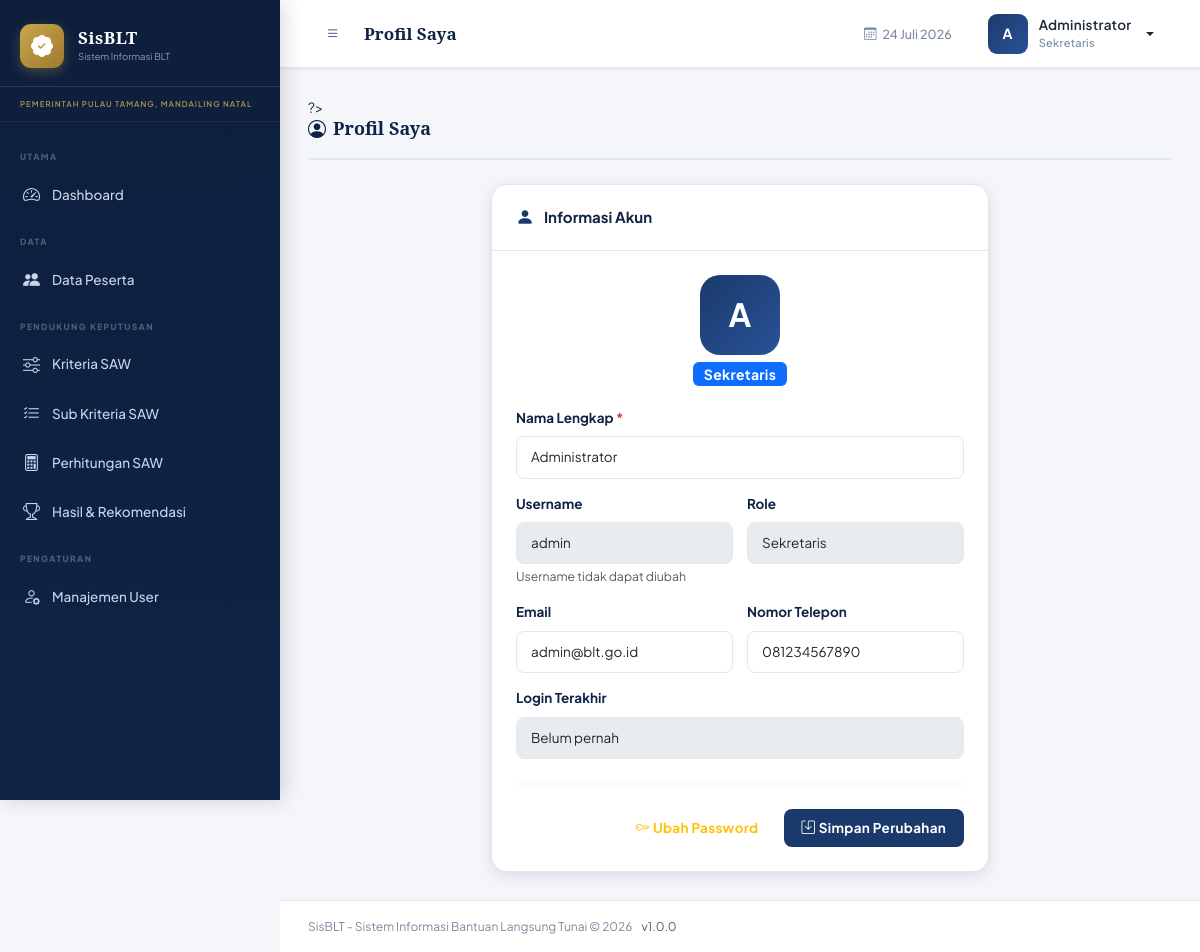
Page /pages/profil.php (signed in) on the committed database.
### tables this page shows
CREATE TABLE users (
    id INT AUTO_INCREMENT PRIMARY KEY,
    nama VARCHAR(100) NOT NULL,
    username VARCHAR(50) NOT NULL UNIQUE,
    password VARCHAR(255) NOT NULL,
    role ENUM('admin', 'atasan', 'sekretaris') NOT NULL DEFAULT 'sekretaris',
    email VARCHAR(100),
    telepon VARCHAR(20),
    foto VARCHAR(255) DEFAULT NULL,
    status ENUM('aktif', 'nonaktif') DEFAULT 'aktif',
    last_login DATETIME DEFAULT NULL,
    created_at TIMESTAMP DEFAULT CURRENT_TIMESTAMP,
    updated_at TIMESTAMP DEFAULT CURRENT_TIMESTAMP ON UPDATE CURRENT_TIMESTAMP,
    KEY idx_username (username),
    KEY idx_role (role),
    KEY idx_status (status)
);

### includes/functions.php (called while the page is built, shortened)
<?php
function getDB() {
    static $conn = null;
    if ($conn === null) {
        $conn = new mysqli(DB_HOST, DB_USER, DB_PASS, DB_NAME);
        $conn->set_charset(DB_CHARSET);
    }
    return $conn;
}
function isLoggedIn() {
    return isset($_SESSION['user_id']) && !empty($_SESSION['user_id']);
}
function getCurrentUser() {
    return [
        'id'    => $_SESSION['user_id'],
        'nama'  => $_SESSION['user_nama'],
        'role'  => $_SESSION['user_role'],
        'username' => $_SESSION['user_username'],
    ];
}
function getRoleLabel($role) {
    $labels = [
        'admin'      => 'Sekretaris',
        'atasan'     => 'Kepala Desa',
        'sekretaris' => 'Sekretaris',
    ];
    return $labels[$role] ?? ucfirst($role);
}
function dbQuery($sql, $params = [], $types = '') {
    $db = getDB();
    $stmt = $db->prepare($sql);
    if ($params) {
        if (!$types) {
            $types = str_repeat('s', count($params));
        }
        $stmt->bind_param($types, ...$params);
    }
    $stmt->execute();
    return $stmt;
}
function dbFetchOne($sql, $params = [], $types = '') {
    $stmt = dbQuery($sql, $params, $types);
    $result = $stmt->get_result();
    return $result->fetch_assoc();
}
function formatTanggal($date, $withTime = false) {
    $bulan = ['', 'Januari', 'Februari', 'Maret', 'April', 'Mei', 'Juni',
              'Juli', 'Agustus', 'September', 'Oktober', 'November', 'Desember'];
    $ts = strtotime($date);
    $d = date('d', $ts);
    $m = $bulan[(int)date('m', $ts)];
    $y = date('Y', $ts);
    $result = "$d $m $y";
    return $result;
}
function sanitize($str) {
    return htmlspecialchars(trim($str ?? ''), ENT_QUOTES, 'UTF-8');
}

### pages/profil.php (the view, shortened to what this page needs)
<?php
require_once '../includes/functions.php';
$currentUser = getCurrentUser();
$user = dbFetchOne("SELECT * FROM users WHERE id=?", [$currentUser['id']]);
$pageTitle = 'Profil Saya';
require_once '../includes/header.php';
?>
?>
<div class="page-header">
    <h5><i class="bi bi-person-circle me-2"></i>Profil Saya</h5>
</div>
<div class="row g-3 justify-content-center">
    <div class="col-md-7">
        <div class="card">
            <div class="card-header"><i class="bi bi-person-fill"></i> Informasi Akun</div>
            <div class="card-body">
                <div class="text-center mb-4">
                    <div style="width:80px;height:80px;background:linear-gradient(135deg,var(--primary),var(--primary-light));border-radius:20px;display:inline-grid;place-items:center;font-size:32px;font-weight:700;color:#fff;">
                        <?= strtoupper(substr($user['nama'], 0, 1)) ?>
                    </div>
                    <div class="mt-2">
                        <span class="badge bg-primary fs-6"><?= getRoleLabel($user['role']) ?></span>
                    </div>
                </div>
                <form method="POST">
                    <div class="row g-3">
                        <div class="col-12">
                            <label class="form-label">Nama Lengkap <span class="text-danger">*</span></label>
                            <input type="text" class="form-control" name="nama" value="<?= sanitize($user['nama']) ?>" required>
                        </div>
                        <div class="col-md-6">
                            <label class="form-label">Username</label>
                            <input type="text" class="form-control" value="<?= sanitize($user['username']) ?>" disabled>
                            <small class="text-muted">Username tidak dapat diubah</small>
                        </div>
                        <div class="col-md-6">
                            <label class="form-label">Role</label>
                            <input type="text" class="form-control" value="<?= getRoleLabel($user['role']) ?>" disabled>
                        </div>
                        <div class="col-md-6">
                            <label class="form-label">Email</label>
                            <input type="email" class="form-control" name="email" value="<?= sanitize($user['email'] ?? '') ?>">
                        </div>
                        <div class="col-md-6">
                            <label class="form-label">Nomor Telepon</label>
                            <input type="text" class="form-control" name="telepon" value="<?= sanitize($user['telepon'] ?? '') ?>">
                        </div>
                        <div class="col-12">
                            <label class="form-label">Login Terakhir</label>
                            <input type="text" class="form-control" value="<?= $user['last_login'] ? formatTanggal($user['last_login'], true) : 'Belum pernah' ?>" disabled>
                        </div>
                    </div>
                    <hr class="section-divider">
                    <div class="d-flex gap-2 justify-content-end">
                        <a href="ubah_password.php" class="btn btn-outline-warning"><i class="bi bi-key me-1"></i>Ubah Password</a>
                        <button type="submit" name="update_profil" class="btn btn-primary"><i class="bi bi-save me-1"></i>Simpan Perubahan</button>
                    </div>
                </form>
            </div>
        </div>
    </div>
</div>
<?php require_once '../includes/footer.php'; ?>

### includes/header.php (shortened to what this page needs)
<?php
require_once __DIR__ . '/functions.php';
$currentUser = getCurrentUser();
$currentPage = basename($_SERVER['PHP_SELF'], '.php');
$currentPath = str_replace('\\', '/', dirname($_SERVER['PHP_SELF']));
$pageFolder = basename(dirname($_SERVER['PHP_SELF']));
?>
<!DOCTYPE html>
<html lang="id">
<head>
    <link rel="stylesheet" href="https://cdnjs.cloudflare.com/ajax/libs/bootstrap/5.3.2/css/bootstrap.min.css">
    <link rel="stylesheet" href="https://cdnjs.cloudflare.com/ajax/libs/bootstrap-icons/1.11.3/font/bootstrap-icons.min.css">
    <link rel="stylesheet" href="<?= BASE_URL ?>assets/css/style.css">
</head>
<body>
<div class="sidebar" id="sidebar">
    <div class="sidebar-brand">
        <div class="brand-icon"><i class="bi bi-patch-check-fill"></i></div>
        <div>
            <div class="brand-title"><?= APP_SHORT ?></div>
            <div class="brand-sub">Sistem Informasi BLT</div>
        </div>
    </div>
    <div class="sidebar-instansi">
        <small><?= APP_INSTANSI ?></small>
    </div>
    <nav class="sidebar-nav">
        <div class="nav-label">UTAMA</div>
        <a href="<?= BASE_URL ?>dashboard.php" class="nav-item <?= basename($currentPath) === 'htdocs' || basename($currentPath) === 'blt-dashboardddd' || $currentPage === 'dashboard' ? 'active' : '' ?>">
            <i class="bi bi-speedometer2"></i> Dashboard
        </a>
        <?php if (in_array($currentUser['role'], ['admin', 'atasan'])): ?>
        <div class="nav-label">DATA</div>
        <a href="<?= BASE_URL ?>pages/peserta/index.php" class="nav-item <?= $pageFolder === 'peserta' ? 'active' : '' ?>">
            <i class="bi bi-people-fill"></i> Data Peserta
        </a>
        <?php endif; ?>
        <div class="nav-label">PENDUKUNG KEPUTUSAN</div>
        <?php if (in_array($currentUser['role'], ['admin'])): ?>
        <a href="<?= BASE_URL ?>pages/saw/kriteria.php" class="nav-item <?= $pageFolder === 'saw' && $currentPage === 'kriteria' ? 'active' : '' ?>">
            <i class="bi bi-sliders"></i> Kriteria SAW
        </a>
        <a href="<?= BASE_URL ?>pages/saw/sub_kriteria.php" class="nav-item <?= $pageFolder === 'saw' && $currentPage === 'sub_kriteria' ? 'active' : '' ?>">
            <i class="bi bi-list-check"></i> Sub Kriteria SAW
        </a>
        <?php endif; ?>
        <a href="<?= BASE_URL ?>pages/saw/perhitungan.php" class="nav-item <?= $pageFolder === 'saw' && $currentPage === 'perhitungan' ? 'active' : '' ?>">
            <i class="bi bi-calculator"></i> Perhitungan SAW
        </a>
        <a href="<?= BASE_URL ?>pages/saw/hasil.php" class="nav-item <?= $pageFolder === 'saw' && $currentPage === 'hasil' ? 'active' : '' ?>">
            <i class="bi bi-trophy"></i> Hasil & Rekomendasi
        </a>
        <?php if ($currentUser['role'] === 'admin'): ?>
        <div class="nav-label">PENGATURAN</div>
        <a href="<?= BASE_URL ?>pages/users/index.php" class="nav-item <?= $pageFolder === 'users' ? 'active' : '' ?>">
            <i class="bi bi-person-gear"></i> Manajemen User
        </a>
        <?php endif; ?>
    </nav>
</div>
<div class="main-wrapper" id="mainWrapper">
    <header class="topbar">
        <button class="btn btn-icon sidebar-toggle" id="sidebarToggle">
            <i class="bi bi-list"></i>
        </button>
        <div class="topbar-title"><?= isset($pageTitle) ? sanitize($pageTitle) : 'Dashboard' ?></div>
        <div class="topbar-right">
            <div class="topbar-date">
                <i class="bi bi-calendar3"></i>
                <?= formatTanggal(date('Y-m-d')) ?>
            </div>
            <div class="dropdown">
                <button class="btn btn-user dropdown-toggle" data-bs-toggle="dropdown">
                    <div class="user-avatar"><?= strtoupper(substr($currentUser['nama'], 0, 1)) ?></div>
                    <div class="user-info d-none d-md-block">
                        <div class="user-name"><?= sanitize($currentUser['nama']) ?></div>
                        <div class="user-role"><?= getRoleLabel($currentUser['role']) ?></div>
                    </div>
                </button>
            </div>
        </div>
    </header>
    <main class="main-content">

### rows in the picture
users: nama "A", nama "Administrator", role "Sekretaris", username "admin", email "admin@blt.go.id", telepon "081234567890", last_login "Belum pernah"

### other values in the picture
APP_SHORT "SisBLT"
APP_INSTANSI "PEMERINTAH PULAU TAMANG, MANDAILING NATAL"
$pageTitle "Profil Saya"
APP_NAME "SisBLT - Sistem Informasi Bantuan Langsung Tunai"
APP_TAHUN "2026"
APP_VERSION "1.0.0"
